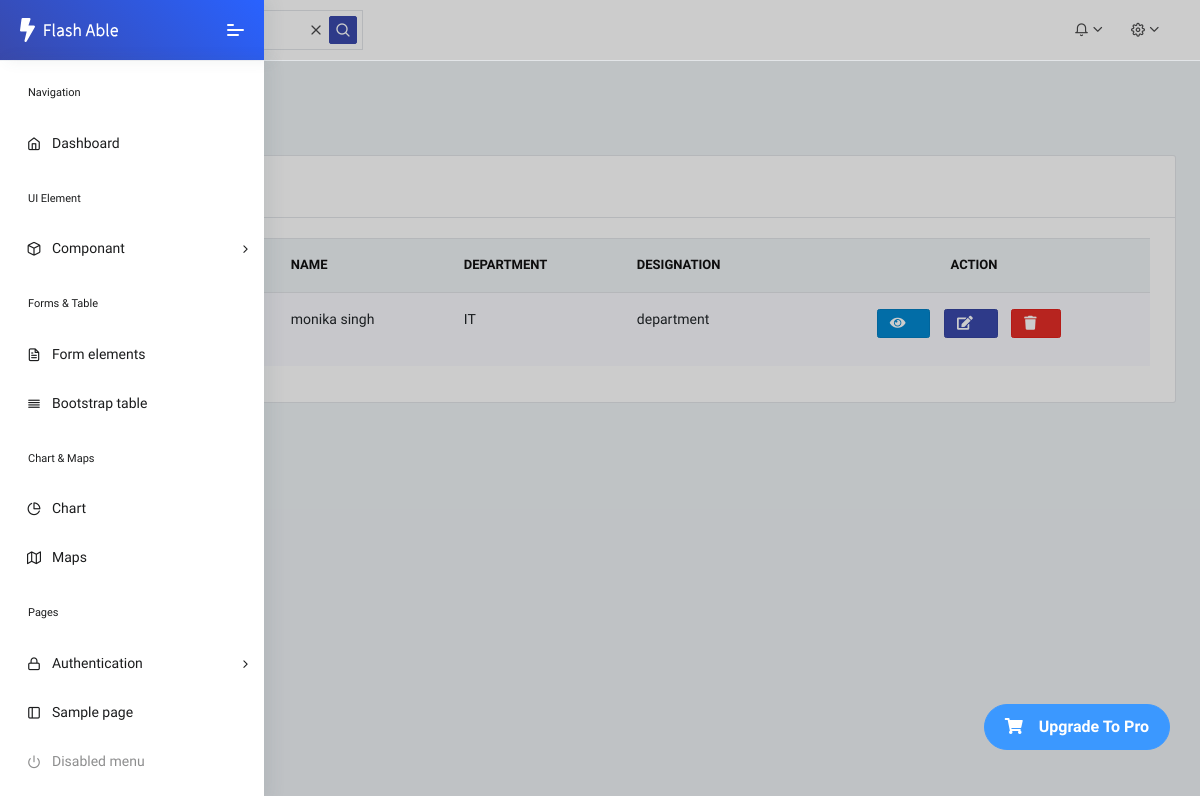
/list_employee/, run on the app's committed database.
### core/models.py (models this page shows, shortened)
class EmployeeProfile(models.Model):
    user = models.OneToOneField(User, on_delete=models.CASCADE)
    department = models.ForeignKey(
        Department,
        on_delete=models.SET_NULL,
        null=True,
        blank=True
    )
    designation = models.CharField(max_length=100)
    salary = models.DecimalField(max_digits=10, decimal_places=2)
    join_date = models.DateField(auto_now_add=True)
    experience = models.PositiveIntegerField(
        help_text="Years of experience",
        null=True,
        blank=True
    )

class User(AbstractUser):
    ROLE_CHOICES = [
        ("ADMIN", "Admin"),
        ("EMPLOYEE", "Employee"),
    ]
    role = models.CharField(max_length=20, choices=ROLE_CHOICES)
    phone = models.CharField(max_length=15, blank=True)
    address = models.TextField(blank=True)
    profile_pic = models.ImageField(
        upload_to="profile_pics/",
        default="profile_pics/default.png",
        blank=True
    )

class Department(models.Model):
    name = models.CharField(max_length=100)
    description = models.TextField(blank=True)

### core/views.py (the view)
# urls.py: path('list_employee/', views.list_employee, name='list-employee'),
def list_employee(request):
    employees = EmployeeProfile.objects.select_related('user','department')
    context = {
        'employees' : employees
    }
    return render(request,'employee/Employee_list.html',context)

### core/templates/employee/Employee_list.html (shortened to what this page needs)
{% extends 'dashboard/Admin_Dashboard.html' %}
{% load static %}
{% block mein %}
<div class="pcoded-main-container">
    <div class="pcoded-wrapper">
        <div class="pcoded-content">
            <div class="pcoded-inner-content">
                <div class="main-body">
                    <div class="page-wrapper">
                        <div class="page-header">
                            <div class="page-block">
                                <div class="row align-items-center">
                                    <div class="col-md-12">
                                        <div class="page-header-title">
                                            <h5 class="m-b-10">Sample Page</h5>
                                        </div>
                                        <ul class="breadcrumb">
                                            <li class="breadcrumb-item"><a href="index.html"></a></li>
                                            <li class="breadcrumb-item"><a href="#!">Sample Page</a></li>
                                        </ul>
                                    </div>
                                </div>
                            </div>
                        </div>
                        <div class="row">
                            <div class="col-xl-12">
                                <div class="card">
                                    <div class="card-header">
                                        <h5>Employee List</h5>
                                    </div>
                                    <div class="card-body table-border-style">
                                        <div class="table-responsive">
                                            <table class="table table-striped">
                                                <thead>
                                                    <tr>
                                                        <th>#</th>
                                                        <th>Photo</th>
                                                        <th>Name</th>
                                                        <th>Department</th>
                                                        <th>Designation</th>
                                                        <th class="text-center">Action</th>
                                                    </tr>
                                                </thead>
                                                <tbody>
                                                {% for emp in employees %}
                                                    <tr>
                                                        <td>{{ forloop.counter }}</td>
                                                        <td>
                                                        </td>
                                                        <td>
                                                            {{ emp.user.first_name }}
                                                            {{ emp.user.last_name }}
                                                        </td>
                                                        <td>
                                                            {{ emp.department.name }}
                                                        </td>
                                                        <td>
                                                            {{ emp.designation }}
                                                        </td>
                                                        <td class="text-center">
                                                            <a class="btn btn-info btn-sm " href="{% url 'show-employee' pk=emp.id %}" >
                                                                <i class="fa fa-eye"></i>
                                                              </a>
                                                              <a class="btn btn-primary btn-sm " href="{% url 'edit-employee' pk=emp.id %}" >
                                                                <i class="fa fa-edit"></i>
                                                              </a>
                                                              <a class="btn btn-danger btn-sm " href="{% url 'delete-employee' pk=emp.id %}" >
                                                                <i class="fa fa-trash"></i>
                                                              </a>
                                                        </td>
                                                    </tr>
                                                {% endfor %}
                                                </tbody>
                                            </table>
                                        </div>
                                    </div>
                                </div>
                            </div>
                        </div>
                    </div>
                </div>
            </div>
        </div>
    </div>
</div>
{% endblock %}

### data on the page
EmployeeProfile: user.first_name "monika", user.last_name "singh", department.name "IT", designation "department"
